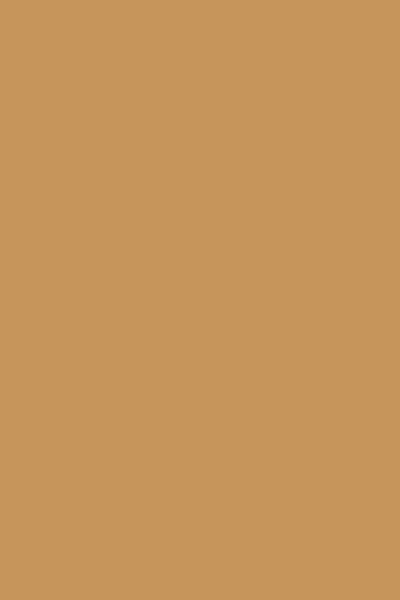
Frame 1 (no input)
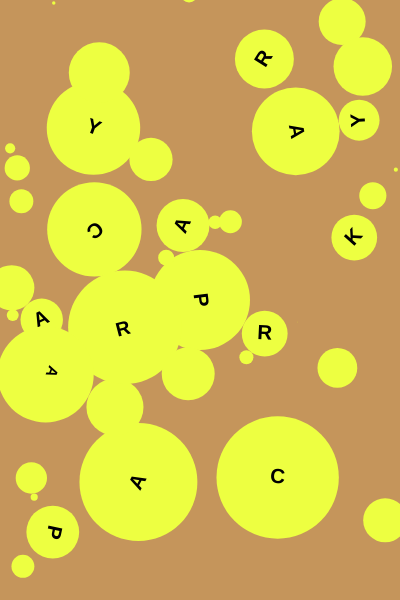
Frame 60 (no input)
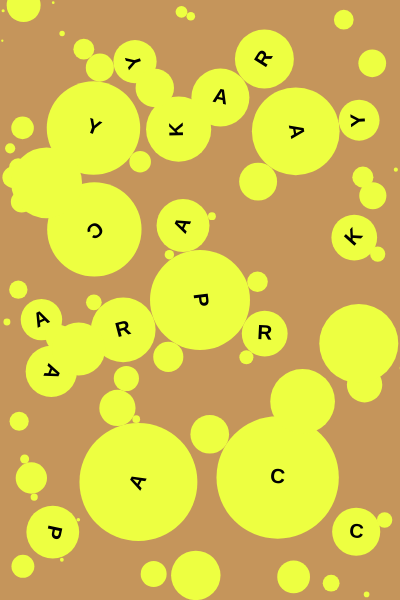
Frame 120 (the mouse pressed at the canvas centre since frame 60)

The p5.js sketch that drew these frames (run headless with seeded random() and noise() and a simulated clock; from frame 60 on, the mouse is pressed at the canvas centre):

// p5.js sketch
// ── sketch.js
const circleProps = [];
let textId = 0;

function setup() {
  createCanvas(400, 600);
  circleProps.push({
    x: 0,
    y: 0,
    r: 100,
    t: 0,
    seed: random() * 1000,
    textId: textId,
  });
  noStroke();
  fill("#EDFF41");
  background(0);
  textAlign(CENTER, CENTER);
  textId = (textId + 1) % 9;
}

function draw() {
  background("#C5955B");
  push();
  translate(width / 2, height / 2);
  // rotate(millis()/10000);
  for (let i = 0; i < circleProps.length; i++) {
    const c = circleProps[i];
    // const pos = {x:c.x + 50*noise(millis()/1000+c.seed),y: c.y + 50*noise(millis()/1000+c.seed+500)};
    const pos = {x: c.x, y: c.y};
    c.t = min(1, c.t);
    const k = 50;
    circle(
      pos.x + k * (1 - easeOutBounce(c.t)) * random(-1, 1),
      pos.y + k * (1 - easeOutBounce(c.t)) * random(-1, 1),
      c.r * easeOutBounce(c.t) * (4 - 3 * c.t),
    );
    if (c.t <= 1) c.t += 0.03;
    push();
    fill(0);
    textSize(20 * easeOutBounce(c.t));
    translate(pos.x, pos.y);
    rotate(100 * noise(c.seed));
    textStyle(BOLD);
    if (c.r > 40) text("PACKPARTY"[c.textId], 0, 0);
    pop();
  }
  pop();

  //   const r = random()*height;
  //   const theta = random()*TWO_PI;

  //   createNewCircle(r*cos(theta),r*sin(theta));

  createNewCircle(
    random(-width / 2, width / 2),
    random(-height / 2, height / 2),
  );

  if (circleProps.length > 100) circleProps.shift();
}

function createNewCircle(x, y) {
  const init_min_candidates = [
    dist(x, y, x, -height / 2),
    dist(x, y, -width / 2, y),
    dist(x, y, x, height / 2),
    dist(x, y, width / 2, y),
  ];
  init_min_candidates.sort((a, b) => a - b);
  let min_r = init_min_candidates[0] / 2;

  for (const c of circleProps) {
    const r = dist(c.x, c.y, x, y) - c.r / 2;
    if (r < 3) return;
    if (r < min_r) min_r = r;
  }

  circleProps.push({
    x: x,
    y: y,
    r: 2 * min(min_r, 100),
    t: 0,
    seed: random() * 1000,
    textId: textId,
  });

  textId = (textId + 1) % 9;
}

function easeOutBounce(x) {
  const n1 = 7.5625;
  const d1 = 2.75;

  if (x < 1 / d1) {
    return n1 * x * x;
  } else if (x < 2 / d1) {
    return n1 * (x -= 1.5 / d1) * x + 0.75;
  } else if (x < 2.5 / d1) {
    return n1 * (x -= 2.25 / d1) * x + 0.9375;
  } else {
    return n1 * (x -= 2.625 / d1) * x + 0.984375;
  }
}
